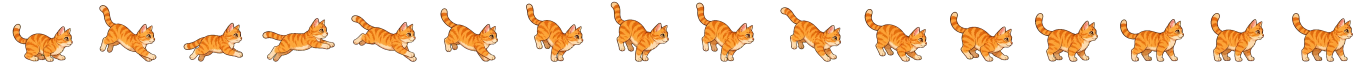
#> input picture assets/cheese-cat-idle.webp, 4096 x 192 px (shown at 1/3 size)
$ python normalize-cat-action.py ../assets/cheese-cat-idle.webp out.png
#> lines starting #> are read from the running program, lines starting #| are printed output that depends on the picture
import sys
from pathlib import Path

from PIL import Image


source_path = Path(sys.argv[1])
output_path = Path(sys.argv[2])

SOURCE_COLS = 4
SOURCE_ROWS = 4
FRAME_COUNT = SOURCE_COLS * SOURCE_ROWS
CELL_W = 256
CELL_H = 192
BOTTOM = 185
PADDING = 12

source = Image.open(source_path).convert("RGBA")
#> source is the input picture: PIL image 4096x192 RGBA; mean R, G, B, A 57.6, 37.8, 18.1, 63.3
source_cell_w = source.width / SOURCE_COLS
#> source_cell_w = 1024
source_cell_h = source.height / SOURCE_ROWS
#> source_cell_h = 48
frames = []

for row in range(SOURCE_ROWS):
    for col in range(SOURCE_COLS):
        left = round(col * source_cell_w)
        top = round(row * source_cell_h)
        right = round((col + 1) * source_cell_w)
        bottom = round((row + 1) * source_cell_h)
        cell = source.crop((left, top, right, bottom))
        alpha_box = cell.getchannel("A").point(lambda value: 255 if value > 24 else 0).getbbox()
        if alpha_box is None:
            raise RuntimeError(f"Frame {row * SOURCE_COLS + col + 1} is empty")
        frames.append(cell.crop(alpha_box))
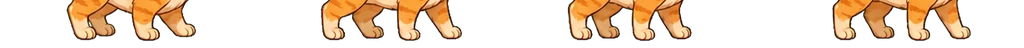
#> cell: PIL image 1024x48 RGBA; mean R, G, B, A 66.3, 47.3, 27.8, 75.3; transparent parts drawn white
#> after the loop, frames = 16 items

largest_width = max(frame.width for frame in frames)
#> largest_width = 966
largest_height = max(frame.height for frame in frames)
#> largest_height = 48
global_scale = min(
    (CELL_W - PADDING * 2) / largest_width,
    (CELL_H - PADDING) / largest_height,
)
#> global_scale = 0.24

atlas = Image.new("RGBA", (CELL_W * FRAME_COUNT, CELL_H))
#> atlas: PIL image 4096x192 RGBA; every value is 0
for index, frame in enumerate(frames):
    width = max(1, round(frame.width * global_scale))
    height = max(1, round(frame.height * global_scale))
    normalized = frame.resize((width, height), Image.Resampling.LANCZOS)
    x = index * CELL_W + (CELL_W - width) // 2
    y = BOTTOM - height
    atlas.alpha_composite(normalized, (x, y))
#> this loop made 16 passes
#> (width, height, x, y) on passes 1 to 12: (8, 8, 124, 177), (193, 10, 287, 175), (189, 10, 545, 175), (189, 2, 801, 183), (226, 12, 1039, 173), (228, 12, 1294, 173), (226, 12, 1551, 173), (228, 12, 1806, 173), (232, 12, 2060, 173), (228, 12, 2318, 173), (224, 12, 2576, 173), (226, 12, 2831, 173)
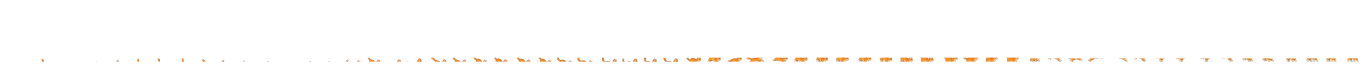
#> atlas: PIL image 4096x192 RGBA (shown at 1/3 size); mean R, G, B, A 3.7, 2.4, 1.1, 3.8; transparent parts drawn white

output_path.parent.mkdir(parents=True, exist_ok=True)
atlas.save(output_path, "WEBP", quality=90, method=6)
print(f"Wrote {output_path} ({FRAME_COUNT} frames, scale {global_scale:.4f})")
#| Wrote out.png (16 frames, scale 0.2402)

$ run again, on assets/cheese-cat-walk.webp
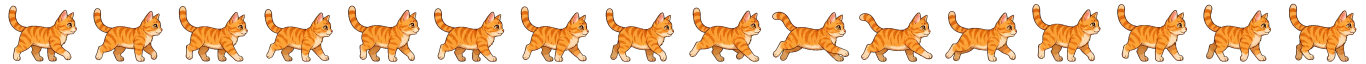
#> input picture assets/cheese-cat-walk.webp, 4096 x 192 px (shown at 1/3 size)
#> source is the input picture: PIL image 4096x192 RGBA; mean R, G, B, A 79.6, 52, 24.8, 89.1
#> after the loop `for row in range(SOURCE_ROWS):`:
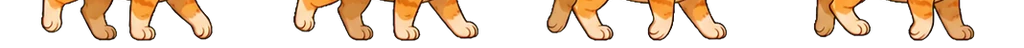
#> cell: PIL image 1024x48 RGBA; mean R, G, B, A 65.4, 48.2, 30.7, 75.3; transparent parts drawn white
#> after the loop `for row in range(SOURCE_ROWS):`: frames = 16 items
#> largest_width = 980
#> largest_height = 48
#> global_scale = 0.237
#> the loop `for index, frame in enumerate(frames):` made 16 passes
#> (width, height, x, y) on passes 1 to 8: (228, 7, 14, 178), (229, 7, 269, 178), (228, 6, 526, 179), (228, 9, 782, 176), (230, 11, 1037, 174), (231, 11, 1292, 174), (230, 11, 1549, 174), (230, 11, 1805, 174)
#> after the loop `for index, frame in enumerate(frames):`:
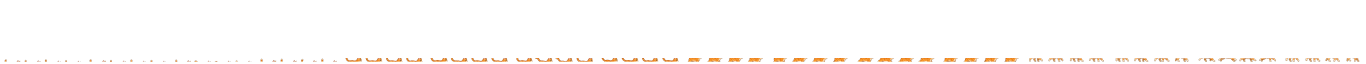
#> atlas: PIL image 4096x192 RGBA (shown at 1/3 size); mean R, G, B, A 4.8, 3.1, 1.4, 4.9; transparent parts drawn white
#| Wrote out.png (16 frames, scale 0.2367)
